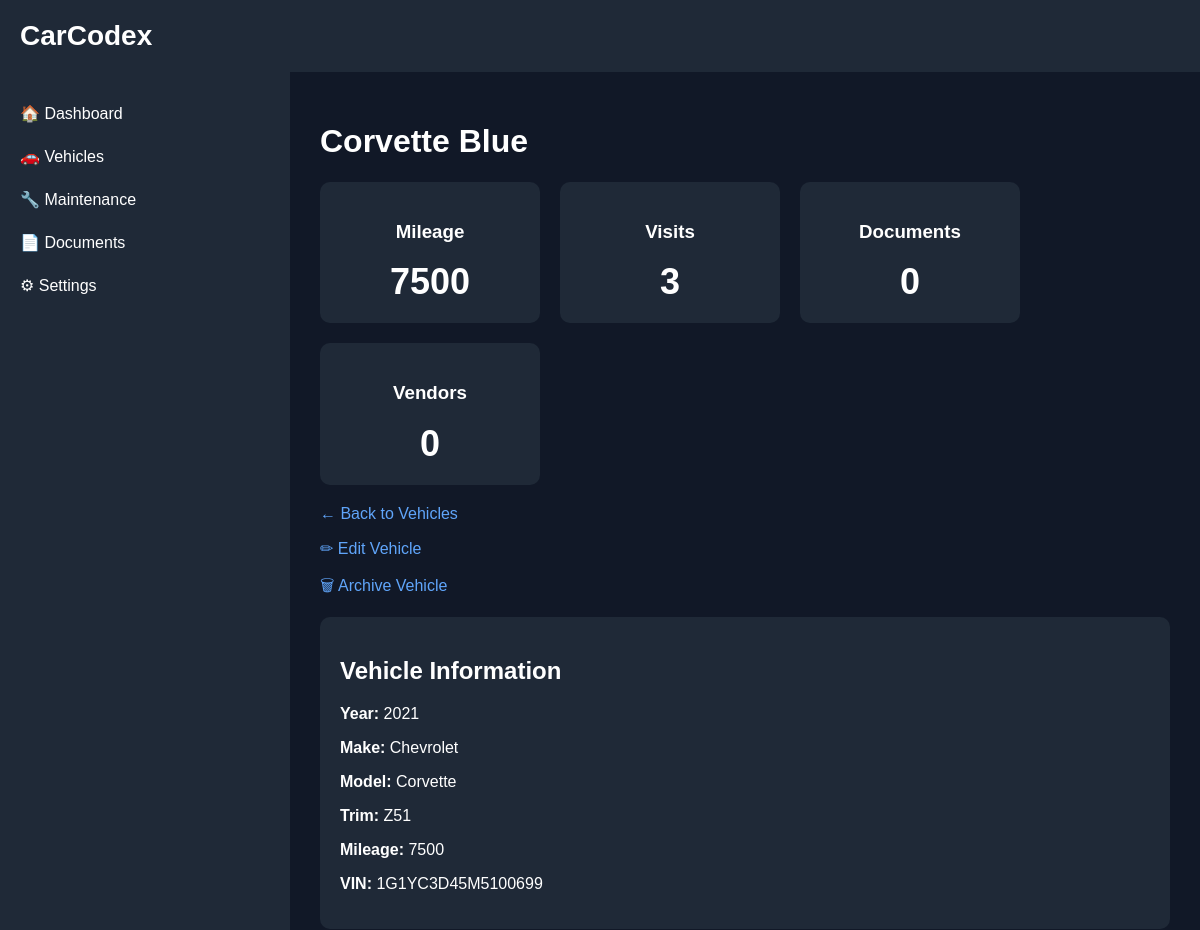
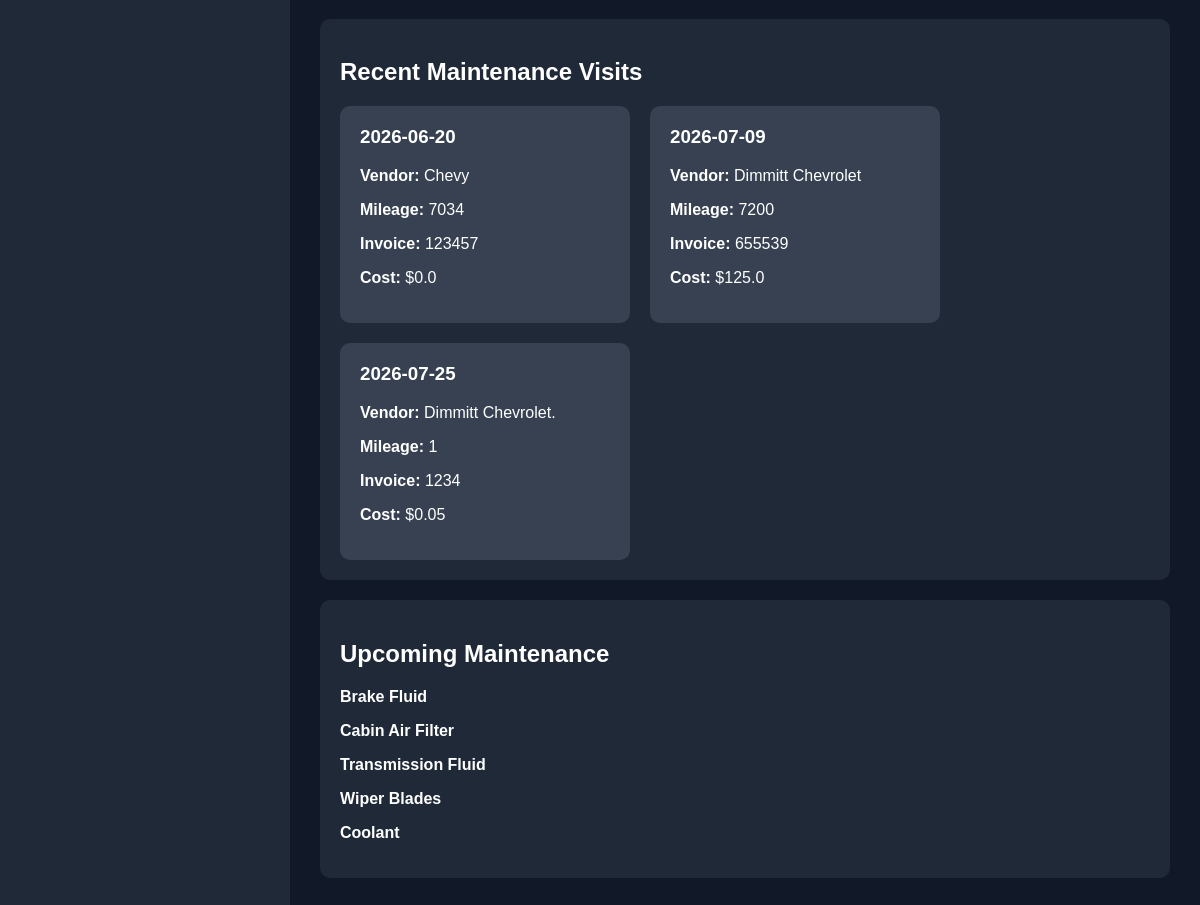
/vehicle/1, run on the app's committed database (2 pictures, top to bottom).
### backend/models.py (models this page shows)
class Vehicle(Base):
    __tablename__ = "vehicles"
    id = Column(Integer, primary_key=True, index=True)
    nickname = Column(String)
    vin = Column(String)
    year = Column(Integer)
    make = Column(String)
    model = Column(String)
    trim = Column(String)
    current_mileage = Column(Integer)
    archived = Column(
        Boolean,
        default=False
)

class MaintenanceVisit(Base):
    __tablename__ = "maintenance_visits"
    id = Column(Integer, primary_key=True, index=True)
    vehicle_id = Column(Integer, ForeignKey("vehicles.id"))
    vendor_id = Column(
        Integer,
        nullable=True
    )
    visit_date = Column(String)
    mileage = Column(Integer)
    vendor = Column(String)
    invoice_number = Column(String)
    total_cost = Column(Float)
    notes = Column(String)
    archived = Column(
    Boolean,
    default=False
)

class MaintenanceSchedule(Base):
    __tablename__ = "maintenance_schedule"
    id = Column(Integer, primary_key=True, index=True)
    vehicle_id = Column(Integer, ForeignKey("vehicles.id"))
    service_type = Column(String)
    interval_miles = Column(Integer)
    interval_months = Column(Integer)
    estimated_cost = Column(Float)
    uses_health_indicator = Column(String)
    notes = Column(String)
    archived = Column(
        Boolean,
        default=False
)

### backend/main.py (the view)
@app.get(
    "/vehicle/{vehicle_id}",
    response_class=HTMLResponse
)
def vehicle_detail(
    request: Request,
    vehicle_id: int
):
    db = SessionLocal()
    vehicle = db.query(
        Vehicle
    ).filter(
        Vehicle.id == vehicle_id
    ).first()
    visits = db.query(
        MaintenanceVisit
    ).filter(
        MaintenanceVisit.vehicle_id == vehicle_id
    ).all()
    schedules = db.query(
        MaintenanceSchedule
    ).filter(
        MaintenanceSchedule.vehicle_id == vehicle_id
    ).all()
    db.close()
    return templates.TemplateResponse(
        request=request,
        name="vehicle_detail.html",
        context={
            "request": request,
            "vehicle": vehicle,
            "visits": visits,
            "schedules": schedules,
            "visit_count": len(visits),
            "document_count": 0,
            "vendor_count": 0
        }
    )

### backend/templates/vehicle_detail.html (shortened to what this page needs)
{% extends "base.html" %}
{% block content %}
<h1>{{ vehicle.nickname }}</h1>
<div class="stats-grid">
    <div class="stat-card">
        <h3>Mileage</h3>
        <div class="stat-value">
            {{ vehicle.current_mileage }}
        </div>
    </div>
    <div class="stat-card">
        <h3>Visits</h3>
        <div class="stat-value">
            {{ visit_count }}
        </div>
    </div>
    <div class="stat-card">
        <h3>Documents</h3>
        <div class="stat-value">
            {{ document_count }}
        </div>
    </div>
    <div class="stat-card">
        <h3>Vendors</h3>
        <div class="stat-value">
            {{ vendor_count }}
        </div>
    </div>
</div>
<p>
    <a href="/vehicles-ui"
        class="nav-link">
        ← Back to Vehicles
        <p>
    <a href="/vehicle-edit/{{ vehicle.id }}"
       class="nav-link">
        ✏ Edit Vehicle
    </a>
    <p>
    <a href="/vehicle-archive/{{ vehicle.id }}"
        class="nav-link">
        🗑 Archive Vehicle
    </a>
    </p>
</p>
    </a>
</p>
<div class="card">
    <h2>Vehicle Information</h2>
    <p>
        <strong>Year:</strong>
        {{ vehicle.year }}
    </p>
    <p>
        <strong>Make:</strong>
        {{ vehicle.make }}
    </p>
    <p>
        <strong>Model:</strong>
        {{ vehicle.model }}
    </p>
    <p>
        <strong>Trim:</strong>
        {{ vehicle.trim }}
    </p>
    <p>
        <strong>Mileage:</strong>
        {{ vehicle.current_mileage }}
    </p>
    <p>
        <strong>VIN:</strong>
        {{ vehicle.vin }}
    </p>
</div>
<div class="card">
    <h2>Recent Maintenance Visits</h2>
    <div class="visit-grid">
        {% if visits %}
            {% for visit in visits %}
                <a href="/maintenance-visit/{{ visit.id }}"
                   class="visit-link">
                    <div class="visit-card">
                        <h3>{{ visit.visit_date }}</h3>
                        <p>
                            <strong>Vendor:</strong>
                            {{ visit.vendor }}
                        </p>
                        <p>
                            <strong>Mileage:</strong>
                            {{ visit.mileage }}
                        </p>
                        <p>
                            <strong>Invoice:</strong>
                            {{ visit.invoice_number }}
                        </p>
                        <p>
                            <strong>Cost:</strong>
                            ${{ visit.total_cost }}
                        </p>
                    </div>
                </a>
            {% endfor %}
        {% else %}
            <p>No maintenance visits recorded.</p>
        {% endif %}
    </div>
</div>
<div class="card">
    <h2>Upcoming Maintenance</h2>
    {% if schedules %}
        {% for schedule in schedules %}
            <p>
                <strong>
                    {{ schedule.service_type }}
                </strong>
            </p>
        {% endfor %}
    {% else %}
        <p>
            No maintenance schedule found.
        </p>
    {% endif %}
</div>
{% endblock %}

### backend/templates/base.html (style rules this page uses)
body { margin: 0; font-family: Arial, sans-serif; background: #111827; color: white; }
.card { background: #1f2937; border-radius: 10px; padding: 20px; }

### backend/templates/vehicle_detail.html (style rules this page uses)
.nav-link { color: #60a5fa; text-decoration: none; }
.card { margin-bottom: 20px; }
.stats-grid { display: flex; gap: 20px; flex-wrap: wrap; margin-bottom: 20px; }
.stat-card { background: #1f2937; border-radius: 10px; padding: 20px; width: 180px; text-align: center; }
.stat-value { font-size: 36px; font-weight: bold; margin-top: 10px; }
.visit-grid { display: flex; flex-wrap: wrap; gap: 20px; }
.visit-link { text-decoration: none; color: inherit; }
.visit-card { background: #374151; border-radius: 10px; padding: 20px; width: 250px; transition: all 0.2s ease; }
.visit-card h3 { margin-top: 0; }

### data on the page
Vehicle: nickname "Corvette Blue", current_mileage "7500", year "2021", make "Chevrolet", model "Corvette", trim "Z51", vin "1G1YC3D45M5100699"
MaintenanceVisit: visit_date "2026-06-20", vendor "Chevy", mileage "7034", invoice_number "123457", total_cost "0.0"
MaintenanceVisit: visit_date "2026-07-09", vendor "Dimmitt Chevrolet", mileage "7200", invoice_number "655539", total_cost "125.0"
MaintenanceVisit: visit_date "2026-07-25", vendor "Dimmitt Chevrolet.", mileage "1", invoice_number "1234", total_cost "0.05"
MaintenanceSchedule: service_type "Brake Fluid"
MaintenanceSchedule: service_type "Cabin Air Filter"
MaintenanceSchedule: service_type "Transmission Fluid"
MaintenanceSchedule: service_type "Wiper Blades"
MaintenanceSchedule: service_type "Coolant"

### other printed values
{{ visit_count }} "3"
{{ document_count }} "0"
{{ vendor_count }} "0"
